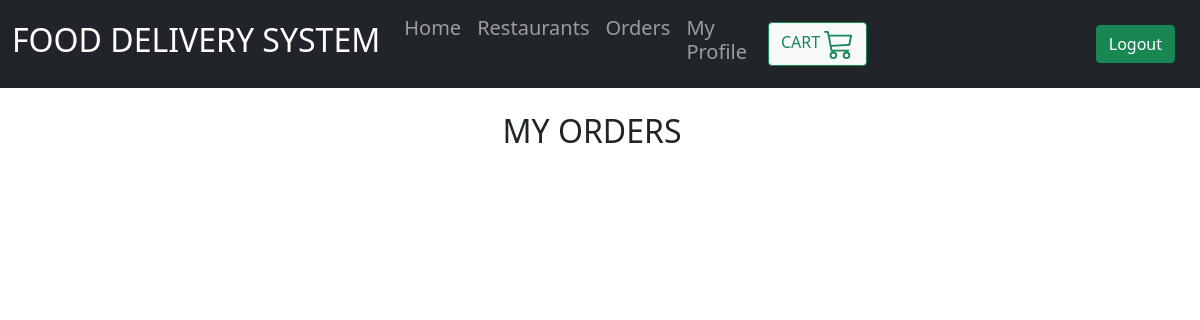
Before: /customer/1/myOrders/ (signed in) with the older database file.
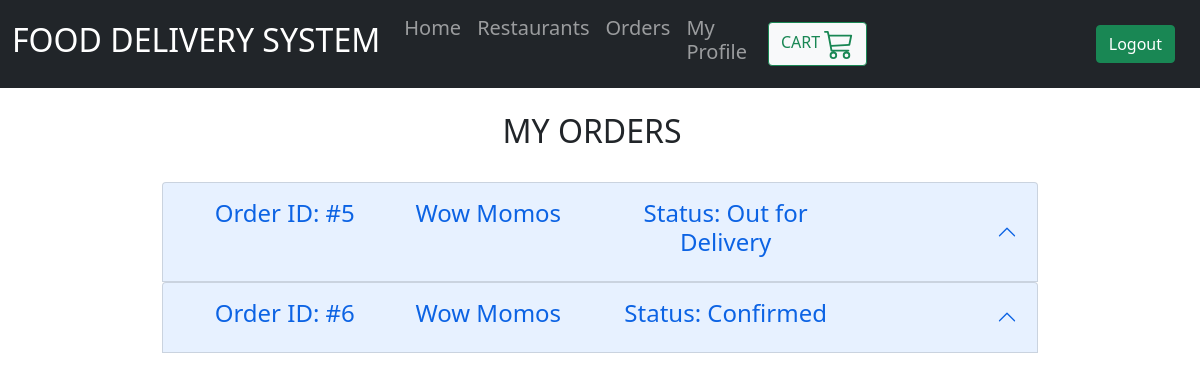
After: the same page with the newer database file.
### orders/models.py (models this page shows)
class Order(models.Model):
    category = (('Confirmed', 'Confirmed'),
                ('Preparing', 'Preparing'),
                ('Out for Delivery', 'Out for Delivery'),
                ('Delivered', 'Delivered'),
                ('Cancelled', 'Cancelled'),
                )
    restaurant = models.ForeignKey(
        "restaurants.Restaurant", null=True, on_delete=models.SET_NULL)
    customer = models.ForeignKey(
        "customers.Customer", null=True, on_delete=models.SET_NULL)
    status = models.CharField(
        max_length=60, choices=category, default=category[0][0])
    order_activity = models.BooleanField(default=True)

### restaurants/models.py (models this page shows, shortened)
class Restaurant(models.Model):
    name = models.CharField(max_length=255, null=True)
    username = models.ForeignKey(
        User, on_delete=models.CASCADE)
    address = models.CharField(max_length=1500, null=True)
    contact = models.IntegerField(null=True)
    maxActiveOrders = models.IntegerField(null=True)
    activeOrders = models.IntegerField(default=0)

### customers/views.py (the view)
# urls.py: path('<int:cid>/myOrders/', views.cusOrderPage, name="cusOrderPage"),
@login_required(login_url='home')
def cusOrderPage(response, cid):
    customer = Customer.objects.get(id=cid)
    orders = Order.objects.filter(customer_id=cid)
    orderFilter = OrderFilter(response.GET, queryset=orders)
    orders = orderFilter.qs
    context = {'cid': cid, 'customer': customer,
               'orders': orders, 'orderFilter': orderFilter, }
    return render(response, 'customers/orderPage.html', context)

### customers/templatetags/custom_tags.py (called while the page is built)
@register.filter
def multiply(value1, value2):
    return value1*value2

@register.simple_tag
def totalprice(orders):
    total = 0
    for d in orders:
        total += d.dish.price*d.quantity
    return total

### customers/templates/customers/orderPage.html (shortened to what this page needs)
{% extends 'customers/base.html' %} {% block content %} {% load custom_tags %}
<div class="container col-md-9">
  <br />
  <div class="container col-md-3 h2">MY ORDERS</div>
  <br />
  {% for order in orders %}
  <div class="accordion" id="accordionExample">
    <div class="accordion-item">
      <h2 class="accordion-header" id="heading{{order.id}}">
        <button
          class="accordion-button"
          type="button"
          data-bs-toggle="collapse"
          data-bs-target="#collapse{{order.id}}"
          aria-expanded="true"
          aria-controls="collapse{{order.id}}"
        >
          <div class="container">
            <div class="row">
              <div class="col-sm-3 h4">Order ID: #{{order.id}}</div>
              <div class="col-sm-3 h4">{{order.restaurant.name}}</div>
              <div class="col-sm-4 h4">Status: {{order.status}}</div>
            </div>
          </div>
        </button>
      </h2>
                <th>{% totalprice order.orderlist_set.all as tp%}{{tp}}</th>
    </div>
  </div>
  {% endfor %} {% endblock %}

Changed rows visible on the page:
added Order: id "5", restaurant.name "Wow Momos", status "Out for Delivery"
added Order: id "6", restaurant.name "Wow Momos", status "Confirmed"
